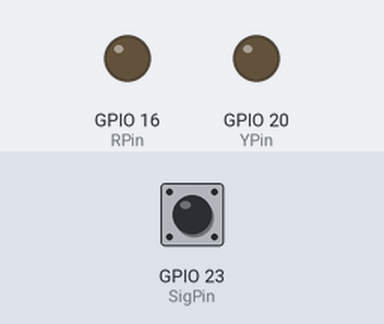
A program run on a simulated Raspberry Pi (BCM pin numbers). On the bench: output pins drawn as LEDs (lit = HIGH). Dashed ring = blinking. The inputs (shaded band) are chosen by the test bench; at power-on: GPIO 23 (SigPin) LOW. Pins used as bus, display or sensor lines are not drawn; what the program prints to the terminal is not drawn.

Above: at 1.2 s.
1.3 s: GPIO 23 (SigPin) pulled HIGH for 3.2 s
At 4.9 s:
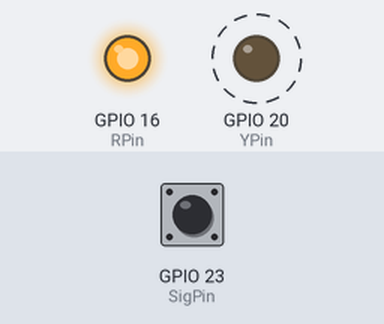
6.0 s: GPIO 23 (SigPin) pulled HIGH for 0.15 s
At 7.2 s:
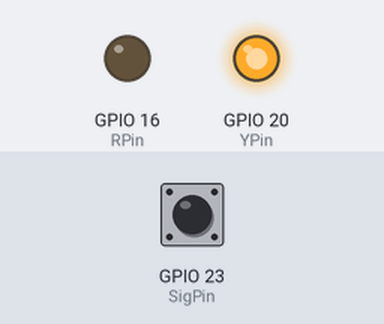
7.6 s: GPIO 23 (SigPin) pulled HIGH for 1 s
At 8.5 s:
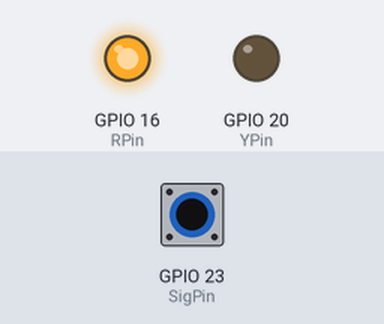
Timing chart, 0 to 10.6 s (numbered marks = the images above; inputs shaded):
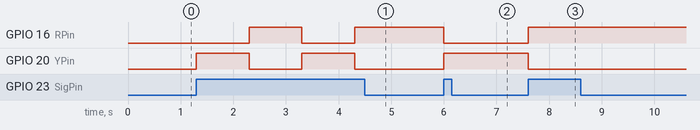

Measured:
- after the input at 1.3 s, GPIO 16 (RPin): LOW → HIGH after 1.0 s, → LOW 1.0 s later, → HIGH 1.0 s later; GPIO 20 (YPin): alternates HIGH for 1.0 s and LOW for 1.0 s, starting at once
- after the input at 6.0 s, GPIO 16 (RPin): HIGH → LOW at once; GPIO 20 (YPin): LOW → HIGH at once
- after the input at 7.6 s, GPIO 16 (RPin): LOW → HIGH at once; GPIO 20 (YPin): HIGH → LOW at once

The program:

main.py
```python
"""
    震动传感器:
        针脚顺序:[SIG, VCC, GND]
        SIG: 信号针脚
        VCC: 电源针脚
        GND: 接地针脚
    参考链接: https://cloud.tencent.com/developer/inventory/1503/article/1705759
"""
import RPi.GPIO as GPIO # 导入GPIO控制模块
import time # 导入时间模块


SigPin = 23
VccPin = 24
RPin = 16
YPin = 20

tmp = 0 # 全局临时变量

def setup():
    GPIO.setmode(GPIO.BCM) # 设置针脚编码为BCM
    GPIO.setup(RPin, GPIO.OUT) # 设置针脚模式为输出
    GPIO.setup(YPin, GPIO.OUT)
    GPIO.setup(VccPin, GPIO.OUT)
    GPIO.output(VccPin, GPIO.HIGH) # 设置电源针脚输出高电平
    GPIO.setup(SigPin, GPIO.IN, pull_up_down=GPIO.PUD_DOWN) # 设置信号针脚模式为输入, 设置默认值为0


# 控制LED闪烁的函数
def Led(x):
    if x == 0:
        GPIO.output(RPin, 1) # 点亮红色
        GPIO.output(YPin, 0) # 关闭黄色
    if x == 1:
        GPIO.output(RPin, 0) # 关闭红色
        GPIO.output(YPin, 1) # 点亮黄色

# 打印提示信息
def Print(x):
    global tmp
    if x != tmp:
        if x == 0:
            print("************************")
            print("*         开启          *")
            print("************************")
        if x == 1:
            print("************************")
            print("*         关闭         *")
            print("************************")
        tmp = x

def loop():
    state = 0
    while True:
        if GPIO.input(SigPin):
            state = state + 1
            state = state % 2
            Led(state)
            Print(state)
            time.sleep(1)

def destory():
    GPIO.output(RPin, GPIO.LOW) # 关闭红色LED
    GPIO.output(YPin, GPIO.LOW) # 关闭黄色LED
    GPIO.output(VccPin, GPIO.LOW) # 关闭按钮电源
    GPIO.cleanup() # 重置GPIO

if __name__ == "__main__":
    setup() # 初始化
    try:
        loop()
    except KeyboardInterrupt: # Ctrl + C 退出程序
        destory()
```
